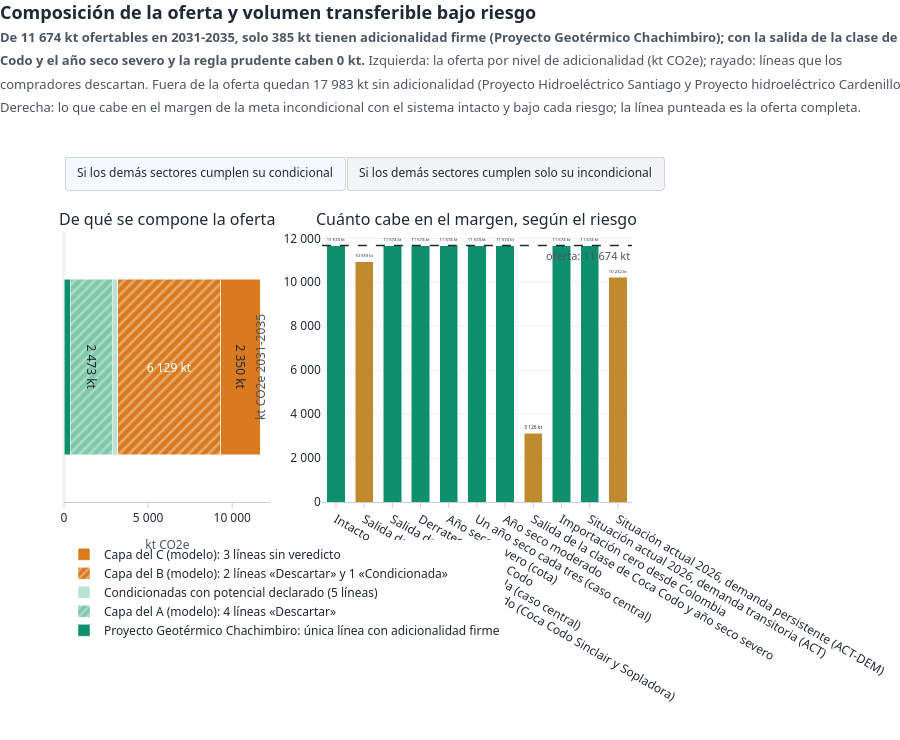

The notebook cell saved with this chart:
### Code cell
ver('g02_potencial')

### Figure 1 — Plotly figure (JSON) as saved in the notebook; plotly's stock layout.template omitted (floating-point values rounded to 4 significant figures)
{"data": [{"cliponaxis": false, "hovertemplate": "%{x:,.0f} kt<extra>Proyecto Geotérmico Chachimbiro: única línea con adicionalidad firme</extra>", "insidetextanchor": "middle", "marker": {"color": "#0E8F6E"}, "name": "Proyecto Geotérmico Chachimbiro: única línea con adicionalidad firme", "orientation": "h", "showlegend": true, "text": "", "textfont": {"color": "white", "size": 12}, "textposition": "inside", "type": "bar", "x": [384.8], "xaxis": "x", "y": ["Oferta 2031-2035"], "yaxis": "y"}, {"cliponaxis": false, "hovertemplate": "%{x:,.0f} kt<extra>Capa del A (modelo): 4 líneas «Descartar»</extra>", "insidetextanchor": "middle", "marker": {"color": "#7FC8A9", "pattern": {"fgcolor": "rgba(255,255,255,0.75)", "shape": "/", "size": 7, "solidity": 0.35}}, "name": "Capa del A (modelo): 4 líneas «Descartar»", "orientation": "h", "showlegend": true, "text": "2 473 kt", "textfont": {"color": "#1F2937", "size": 12}, "textposition": "inside", "type": "bar", "x": [2473.0], "xaxis": "x", "y": ["Oferta 2031-2035"], "yaxis": "y"}, {"cliponaxis": false, "hovertemplate": "%{x:,.0f} kt<extra>Condicionadas con potencial declarado (5 líneas)</extra>", "insidetextanchor": "middle", "marker": {"color": "#B9E2D0"}, "name": "Condicionadas con potencial declarado (5 líneas)", "orientation": "h", "showlegend": true, "text": "", "textfont": {"color": "#1F2937", "size": 12}, "textposition": "inside", "type": "bar", "x": [337.2], "xaxis": "x", "y": ["Oferta 2031-2035"], "yaxis": "y"}, {"cliponaxis": false, "hovertemplate": "%{x:,.0f} kt<extra>Capa del B (modelo): 2 líneas «Descartar» y 1 «Condicionada»</extra>", "insidetextanchor": "middle", "marker": {"color": "#D97A1F", "pattern": {"fgcolor": "rgba(255,255,255,0.75)", "shape": "/", "size": 7, "solidity": 0.35}}, "name": "Capa del B (modelo): 2 líneas «Descartar» y 1 «Condicionada»", "orientation": "h", "showlegend": true, "text": "6 129 kt", "textfont": {"color": "white", "size": 12}, "textposition": "inside", "type": "bar", "x": [6129.0], "xaxis": "x", "y": ["Oferta 2031-2035"], "yaxis": "y"}, {"cliponaxis": false, "hovertemplate": "%{x:,.0f} kt<extra>Capa del C (modelo): 3 líneas sin veredicto</extra>", "insidetextanchor": "middle", "marker": {"color": "#D97A1F"}, "name": "Capa del C (modelo): 3 líneas sin veredicto", "orientation": "h", "showlegend": true, "text": "2 350 kt", "textfont": {"color": "#1F2937", "size": 12}, "textposition": "inside", "type": "bar", "x": [2350.0], "xaxis": "x", "y": ["Oferta 2031-2035"], "yaxis": "y"}, {"cliponaxis": false, "hovertemplate": "%{y:,.0f} kt transferibles<extra>%{x}</extra>", "marker": {"color": ["#0E8F6E", "#C08A2E", "#0E8F6E", "#0E8F6E", "#0E8F6E", "#0E8F6E", "#0E8F6E", "#C08A2E", "#0E8F6E", "#0E8F6E", "#C08A2E"]}, "name": "Transferible sin incumplir la meta incondicional", "showlegend": false, "text": ["11 674 kt", "10 939 kt", "11 674 kt", "11 674 kt", "11 674 kt", "11 674 kt", "11 674 kt", "3 126 kt", "11 674 kt", "11 674 kt", "10 232 kt"], "textfont": {"color": "#1F2937", "size": 12}, "textposition": "outside", "type": "bar", "visible": true, "x": ["Intacto", "Salida de la clase de Coca Codo (Coca Codo Sinclair y Sopladora)", "Salida de Coca Codo sola (caso central)", "Derrateo de Coca Codo", "Año seco severo (cota)", "Un año seco cada tres (caso central)", "Año seco moderado", "Salida de la clase de Coca Codo y año seco severo", "Importación cero desde Colombia", "Situación actual 2026, demanda transitoria (ACT)", "Situación actual 2026, demanda persistente (ACT-DEM)"], "xaxis": "x2", "y": [11670.0, 10940.0, 11670.0, 11670.0, 11670.0, 11670.0, 11670.0, 3126.0, 11670.0, 11670.0, 10230.0], "yaxis": "y2"}, {"cliponaxis": false, "hovertemplate": "%{y:,.0f} kt transferibles<extra>%{x}</extra>", "marker": {"color": ["#0E8F6E", "#C08A2E", "#C08A2E", "#0E8F6E", "#C08A2E", "#C08A2E", "#0E8F6E", "#B42318", "#0E8F6E", "#C08A2E", "#C08A2E"]}, "name": "Transferible sin incumplir la meta incondicional", "showlegend": false, "text": ["11 674 kt", "4 889 kt", "7 668 kt", "11 674 kt", "8 023 kt", "10 594 kt", "11 674 kt", "0 kt", "11 674 kt", "10 217 kt", "6 724 kt"], "textfont": {"color": "#1F2937", "size": 12}, "textposition": "outside", "type": "bar", "visible": false, "x": ["Intacto", "Salida de la clase de Coca Codo (Coca Codo Sinclair y Sopladora)", "Salida de Coca Codo sola (caso central)", "Derrateo de Coca Codo", "Año seco severo (cota)", "Un año seco cada tres (caso central)", "Año seco moderado", "Salida de la clase de Coca Codo y año seco severo", "Importación cero desde Colombia", "Situación actual 2026, demanda transitoria (ACT)", "Situación actual 2026, demanda persistente (ACT-DEM)"], "xaxis": "x2", "y": [11670.0, 4889.0, 7668.0, 11670.0, 8023.0, 10590.0, 11670.0, 0.0, 11670.0, 10220.0, 6724.0], "yaxis": "y2"}], "layout": {"annotations": [{"font": {"size": 16}, "showarrow": false, "text": "De qué se compone la oferta", "x": 0.182, "xanchor": "center", "xref": "paper", "y": 1.0, "yanchor": "bottom", "yref": "paper"}, {"font": {"size": 16}, "showarrow": false, "text": "Cuánto cabe en el margen, según el riesgo", "x": 0.727, "xanchor": "center", "xref": "paper", "y": 1.0, "yanchor": "bottom", "yref": "paper"}, {"font": {"color": "#4B5563", "size": 11}, "showarrow": false, "text": "oferta: 11 674 kt", "x": 1, "xanchor": "right", "xref": "x2 domain", "y": 11670.0, "yanchor": "top", "yref": "y2"}], "bargap": 0.35, "barmode": "stack", "font": {"color": "#1F2937", "family": "Fira Sans, Segoe UI, Arial, sans-serif", "size": 13}, "height": 740, "hoverlabel": {"bgcolor": "white", "bordercolor": "#CBD5E1", "font": {"color": "#1F2937", "family": "Fira Sans, Segoe UI, Arial, sans-serif", "size": 12}}, "hovermode": "closest", "legend": {"font": {"size": 12}, "itemwidth": 30, "orientation": "v", "title": {"text": ""}, "tracegroupgap": 4, "x": 0, "xanchor": "left", "y": -0.14, "yanchor": "top"}, "margin": {"b": 190, "l": 64, "r": 30, "t": 232}, "paper_bgcolor": "white", "plot_bgcolor": "white", "separators": ", ", "shapes": [{"line": {"color": "#1F2937", "dash": "dash", "width": 1.4}, "type": "line", "x0": 0, "x1": 1, "xref": "x2 domain", "y0": 11670.0, "y1": 11670.0, "yref": "y2"}], "title": {"font": {"size": 18}, "text": "<b>Composición de la oferta y volumen transferible bajo riesgo</b><br><span style='font-size:13px;color:#4B5563'><b>De 11 674 kt ofertables en 2031-2035, solo 385 kt tienen adicionalidad firme (Proyecto Geotérmico Chachimbiro); con la salida de la clase de Coca<br>Codo y el año seco severo y la regla prudente caben 0 kt.</b> Izquierda: la oferta por nivel de adicionalidad (kt CO2e); rayado: líneas que los<br>compradores descartan. Fuera de la oferta quedan 17 983 kt sin adicionalidad (Proyecto Hidroeléctrico Santiago y Proyecto hidroeléctrico Cardenillo).<br>Derecha: lo que cabe en el margen de la meta incondicional con el sistema intacto y bajo cada riesgo; la línea punteada es la oferta completa.</span>", "x": 0.0, "xanchor": "left", "y": 0.975, "yanchor": "top"}, "updatemenus": [{"bgcolor": "#F3F4F6", "bordercolor": "#D1D5DB", "buttons": [{"args": [{"visible": [true, true, true, true, true, true, false]}], "label": "Si los demás sectores cumplen su condicional", "method": "update"}, {"args": [{"visible": [true, true, true, true, true, false, true]}], "label": "Si los demás sectores cumplen solo su incondicional", "method": "update"}], "direction": "right", "font": {"size": 12}, "pad": {"r": 6, "t": 2}, "showactive": true, "type": "buttons", "x": 0, "xanchor": "left", "y": 1.16, "yanchor": "bottom"}], "xaxis": {"anchor": "y", "domain": [0.0, 0.364], "linecolor": "#C9D1CE", "showgrid": false, "tickcolor": "#C9D1CE", "tickfont": {"size": 12}, "tickformat": ",.0f", "ticks": "outside", "title": {"font": {"color": "#4B5563", "size": 12}, "text": "kt CO2e"}}, "xaxis2": {"anchor": "y2", "domain": [0.454, 1.0], "linecolor": "#C9D1CE", "showgrid": false, "tickcolor": "#C9D1CE", "tickfont": {"size": 12}, "ticks": "outside", "title": {"font": {"color": "#4B5563", "size": 12}, "text": ""}}, "yaxis": {"anchor": "x", "domain": [0.0, 1.0], "gridcolor": "#ECEFEE", "gridwidth": 1, "separatethousands": true, "showline": false, "showticklabels": false, "tickfont": {"size": 12}, "tickformat": ",.0f", "title": {"font": {"color": "#4B5563", "size": 12}}, "zeroline": false}, "yaxis2": {"anchor": "x2", "domain": [0.0, 1.0], "gridcolor": "#ECEFEE", "gridwidth": 1, "separatethousands": true, "showline": false, "tickfont": {"size": 12}, "tickformat": ",.0f", "title": {"font": {"color": "#4B5563", "size": 12}, "text": "kt CO2e 2031-2035"}, "zeroline": false}}}
